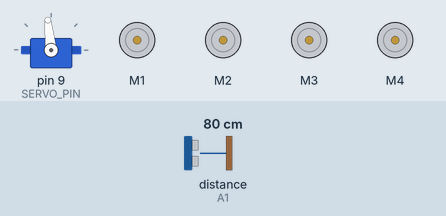
Bench run of a sketch on a simulated Arduino Uno, built with avr-gcc and run on an emulated ATmega328P. Parts: servo, 4 × DC motor (green arrow = forward, orange = backward, longer = faster). The inputs (shaded band) are chosen by the test bench; at power-on: distance to the obstacle (sensor on A1) 80 cm. The echo pulse lasts 58.3 µs per cm.

Above: at 2.74 s.
3.3 s: distance to the obstacle (sensor on A1) set to 34 cm
At 5.1 s:
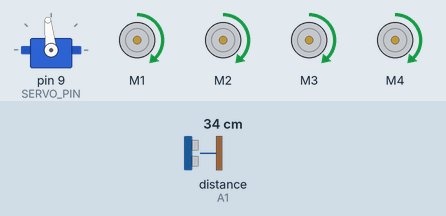
6.3 s: distance to the obstacle (sensor on A1) set to 27 cm
At 10.0 s:
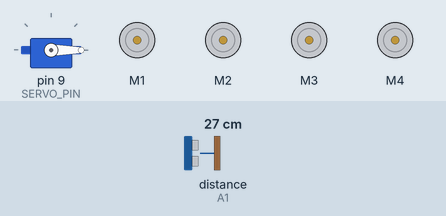
At 10.9 s:
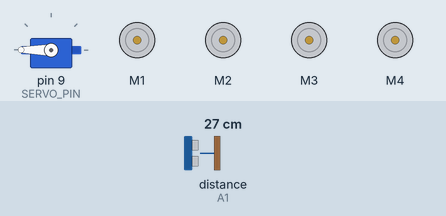
Timing chart, 0 to 18.3 s (numbered marks = the images above; inputs shaded):
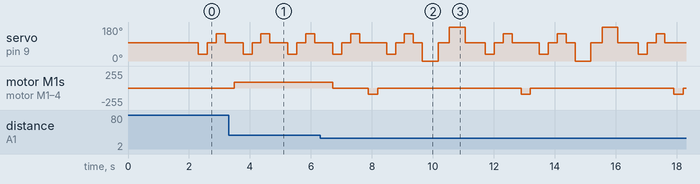

The sketch:

Assignment_F.ino
```cpp
// Used the uploaded code on blackboard, but there are small modifications
// Libraries used
#include <Adafruit_MotorShield.h>  // Libary for motor shield
#include <Servo.h>                 // Library for controlling servo motor
#include <NewPing.h>               // Library for controlling the ultrasonic sensor

// Define pins for ultrasonic sensor:
#define TRIG_PIN   A0  // Define the trigger pin as analog pin #0
#define ECHO_PIN   A1  // Define the echo pin as analog pin #1

// Define pin for servo motor:
#define SERVO_PIN  9  // Defines the pin to use for the servo to pin #9, which is connected to
                      // pins labelled 'SERVO_2' on the Motor Drive Shield

// Objects for servo motor, motorshield, and ultrasonic sensor, respectively.
Servo       myservo;
Adafruit_MotorShield myMotorShield = Adafruit_MotorShield();
NewPing     sonar(TRIG_PIN, ECHO_PIN);

// Assign Adafruit_DCMotor objects to the 4 'ports' (connections) on the motor shield
Adafruit_DCMotor *backRight = myMotorShield.getMotor(1); // Assign 'backRight' to 'port' M1 on motor shield
Adafruit_DCMotor *frontRight = myMotorShield.getMotor(2); // Assign 'frontRight' to 'port' M2 on motor shield
Adafruit_DCMotor *frontLeft = myMotorShield.getMotor(3); // Assign 'frontLeft' to 'port' M3 on motor shield
Adafruit_DCMotor *backLeft = myMotorShield.getMotor(4); // Assign 'backLeft' to 'port' M4 on motor shield

// Variables
float straightDistance;  // Distance to obstacle straight ahead (in cm)
float rightDistance;  // Distance to obstacle ~90 degrees to right
float leftDistance;  // Distance to obstacle ~90 degrees to left
float rightCenterDistance;  // Distance to obstacle ~45 degrees to right
float leftCenterDistance ;  // Distance to obstacle ~45 degrees to left
int carSpeed = 90;
int turningSpeed = 125;

void setup()
{
  delay(1500);    // Delays the program for 1.5 seconds before starting
  Serial.begin(9600);  // Starts the serial communication at the specified baud rate
  myservo.attach(SERVO_PIN); // Attaches the servo pin to the servo object (SERVO_2 on the Motor Drive Shield)
  myservo.write(96.5);         // Straightens the motor and sensor
  delay(500);     // Stabilizes motor and sensor for 500 ms
  myMotorShield.begin();  // Start the motor_shield with the default PWM frequency (1.6 kHz)
  stop();   // Initially, stop all the DC motors
}

void loop()
{
  check_for_obstacles(); // Constantly checks for obstacles
  if ((straightDistance > 30.5) && (rightCenterDistance > 20.5) && (leftCenterDistance > 20.5))
  {
    // Obstacles in all 3 directions are far away, so move forward:
    forward(carSpeed);
  }
  else
  {
    // When obstacles are too close, ensure that motors are stopped, then back up
    // slightly, and then determine which direction to turn the car:
    stop();
    backward(carSpeed);
    delay(300);   // Go backwards for 300 ms
    stop();       // Stops after reversing

    // Check for obstacles ~45 degrees to left and right and check ~90 degrees to left and right
    // Turn car towards direction that has more open space:
    check_for_obstacles();
    check_left_and_right();
    turn();
  }
}

// Sets speed of the car
void set_speed(int speed)
{
  backRight->setSpeed(speed);
  frontRight->setSpeed(speed);
  frontLeft->setSpeed(speed);
  backLeft->setSpeed(speed);
}

// Moves car forward
void forward(int speed)
{
  set_speed(speed);
  backRight->run(FORWARD);
  frontRight->run(FORWARD);
  frontLeft->run(FORWARD);
  backLeft->run(FORWARD);
}

// Reverses car
void backward(int speed)
{
  set_speed(speed);
  backRight->run(BACKWARD);
  frontRight->run(BACKWARD);
  frontLeft->run(BACKWARD);
  backLeft->run(BACKWARD);
}

// Turns car right
void turnRight(int speed)
{
  set_speed(speed);
  backRight->run(BACKWARD);
  frontRight->run(BACKWARD);
  frontLeft->run(FORWARD);
  backLeft->run(FORWARD);
}

// Turns car left
void turnLeft(int speed)
{
  set_speed(speed);
  backRight->run(FORWARD);
  frontRight->run(FORWARD);
  frontLeft->run(BACKWARD);
  backLeft->run(BACKWARD);
}
// Stops car
void stop()
{
  backRight->run(RELEASE);
  frontRight->run(RELEASE);
  frontLeft->run(RELEASE);
  backLeft->run(RELEASE);
}

// Function that gives distance of the ultrasonic sensor
float get_distance()
{
  // Create a "long" integer variable to accommodate a large number of microseconds:
  unsigned long duration = 0;

  // Create a floating-point variable for the distance:
  float float_distance = 0.0;

  // Read the ultrasonic sensor and return the sound wave travel time in microseconds.
  // The 'ping_median()' method will quickly send 5 pings and return the median echo time,
  // thereby discarding values that deviate from the average/median.
  duration = sonar.ping_median(5);

  // Check if the duration is zero. Sometimes the sensor reports zero microseconds, which is
  // physically impossible. In these (rare) cases, substitute 1824 microseconds for the echo
  // time, corresponding to an obstacle distance of ~31 cm:
  if (duration == 0)  {
    duration = 1824;
  }

  float_distance = duration *0.034/2;    // Calculate distance in centimeters
  return float_distance;
}

// Stops the car if the distances straight ahead, 45 degrees left and right are within 30.5 cm
void check_and_stop(float distance)
{
  if (distance <= 30.5) {
    stop();
  }
}

void check_for_obstacles()
{
  // delay() after myservo.write() stabilizes the motors
  // Get distance to obstacles straight ahead:
  myservo.write(96.5);  // Set servo motor to point straight ahead
  delay(175);
  straightDistance = get_distance();
  check_and_stop(straightDistance);

  // Get distance to obstacles 45 degrees to right:
  myservo.write(35);  // Set servo motor to point ~45 degrees to right (increased range)
  delay(175);
  rightCenterDistance = get_distance();
  check_and_stop(rightCenterDistance);

  // Swing servo back straight ahead and again get distance to obstacles:
  myservo.write(96.5);  // Set servo motor to point straight ahead
  delay(175);
  straightDistance = get_distance();
  check_and_stop(straightDistance);

  // Get distance to obstacles 45 degrees to left:
  myservo.write(145);  // Set servo motor to point ~45 degrees to left (increased range)
  delay(175);
  leftCenterDistance = get_distance();
  check_and_stop(leftCenterDistance);

  // Again, get distance to obstacles straight ahead:
  myservo.write(96.5);  // Set servo motor to point straight ahead
  delay(175);
  straightDistance = get_distance();
  check_and_stop(straightDistance);
}

// Function that checks 90 degrees left and right
void check_left_and_right()
{
  // delay() after myservo.write() stabilizes the motors
  myservo.write(0); // Turn ultrasonic sensor 90 degrees to right
  delay(200);
  rightDistance = get_distance();

  delay(200);
  myservo.write(96.5);
  straightDistance = get_distance();
  delay(250);

  myservo.write(180); // Turn ultrasonic sensor 90 degrees to left
  delay(200);
  leftDistance = get_distance();

  delay(200);
  myservo.write(96.5);   // Turn ultrasonic sensor straight ahead again
  delay(250);
  straightDistance = get_distance();
}

// Function that turns the car
void turn()
{
  if ((rightDistance > rightCenterDistance + 5) && (rightDistance > leftDistance))
  {
    stop();
    backward(carSpeed);
    delay(400);
    turnRight(turningSpeed);
    delay(625);
    stop();
  }
  else if ((leftDistance > leftCenterDistance + 5) && (leftDistance > rightDistance))
  {
    stop();
    backward(carSpeed);
    delay(400);
    turnLeft(turningSpeed);
    delay(625);
    stop();
  }        // The two conditions above are supposed to do a wider turn, if there is more room 90 degrees to the left and right compared to the 45 degree angles
           // FOR FUTURE REFERENCE: For the final car, need to recheck and retest these conditions as I couldn't get these conditions to work how I wanted
  else if (rightCenterDistance > leftCenterDistance)
  {
    stop();
    delay(200);
    turnRight(turningSpeed);
    delay(450);
    stop();
  }
  else if (leftCenterDistance > rightCenterDistance)
  {
    stop();
    delay(200);
    turnLeft(turningSpeed);
    delay(450);
    stop();
  }        // The conditions above allow the car to do smaller turns after comparing the 45 degree angles
}
```

Measured:
- the behaviour switches between 31 and 30 cm on distance to the obstacle (sensor on A1) (found by bisection; images 1 and 2)
- after the input at 6.3 s, motor M1–4: forward 90/255 → stopped after 0.41 s, then repeats every 5.0 s: backward 90/255 0.30 s, stopped 4.7 s
- by itself, servo on pin 9 (SERVO_PIN): repeats every 5.0 s: 96° 0.29 s, 145° 0.29 s, 96° 0.89 s, 35° 0.29 s, 96° 0.29 s, 145° 0.29 s, 96° 0.29 s, 0° 0.52 s, 96° 0.37 s, 180° 0.52 s, 96° 0.66 s, 35° 0.29 s
